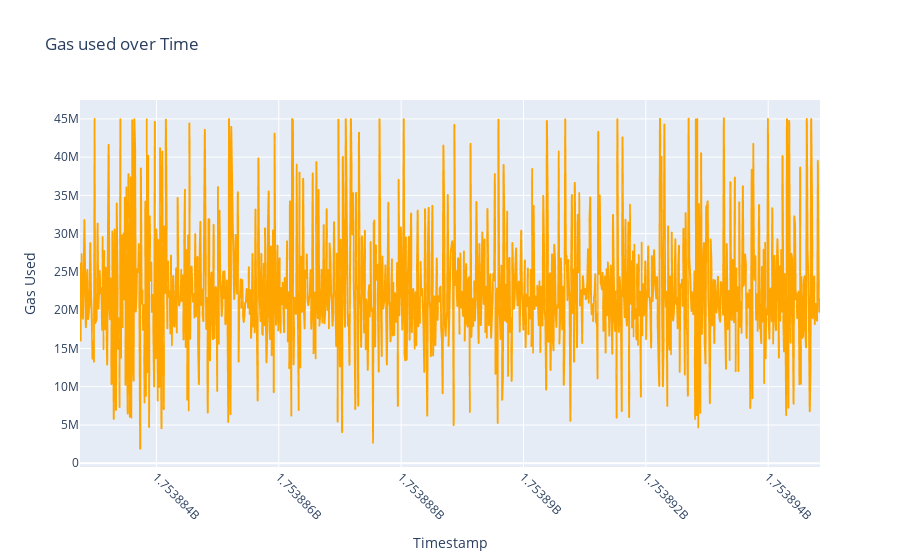

Notebook cell for this chart:
### Markdown cell above
### Plot the Gas Used Over Time

### Code cell
fig2 = px.line(block_df, x = 'timestamp', y = 'gas_used', title = 'Gas used over Time')

fig2.update_layout(
    xaxis_title ='Timestamp',
    yaxis_title = 'Gas Used',
    xaxis = dict(tickangle=45))

fig2.update_traces(line=dict(color='Orange'))

fig2.show()

### Figure 1 — Plotly figure (JSON) as saved in the notebook; plotly's stock layout.template omitted (floating-point values rounded to 4 significant figures; data arrays with more than 128 entries replaced by an {"elided": "..."} marker saying what was removed)
{"data": [{"hovertemplate": "timestamp=%{x}<br>gas_used=%{y}<extra></extra>", "legendgroup": "", "line": {"color": "Orange", "dash": "solid"}, "marker": {"symbol": "circle"}, "mode": "lines", "name": "", "showlegend": false, "type": "scattergl", "x": {"elided": "1001 int values"}, "xaxis": "x", "y": {"elided": "1001 int values"}, "yaxis": "y"}], "layout": {"legend": {"tracegroupgap": 0}, "title": {"text": "Gas used over Time"}, "xaxis": {"anchor": "y", "domain": [0, 1], "tickangle": 45, "title": {"text": "Timestamp"}}, "yaxis": {"anchor": "x", "domain": [0, 1], "title": {"text": "Gas Used"}}}}
